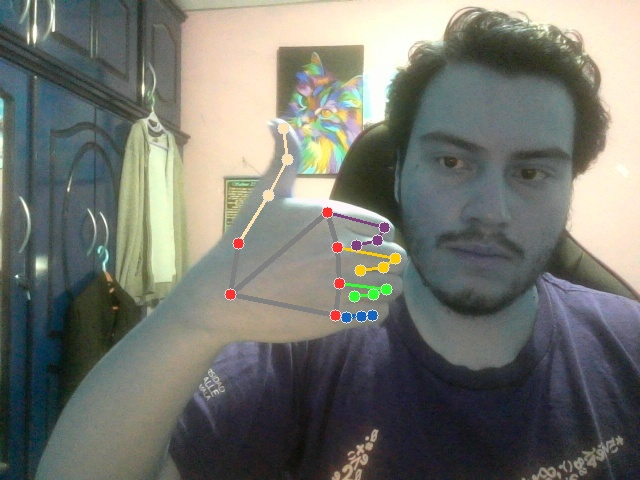
#> input picture Data_processing/Examples of Data Processing/data_pros/A/114.jpg, 640 x 480 px, given in place of the camera
$ jupyter execute --allow-errors size_detection.ipynb
#> lines starting #> are read from the running program, lines starting #| are printed output that depends on the picture; after the words box and inside, x2 and y2 are one past the last pixel; in counts of white or black regions, pixels touching at a corner belong together
[cell 1]
from scipy.spatial.distance import euclidean
from imutils import perspective
from imutils import contours
import numpy as np
import imutils
import cv2
import time

[cell 2]
# camera Module 0 for integrated webacm (PC camera)
# camera Module 1 for GoPro camera

[cell 3]
cap = cv2.VideoCapture(2)
while cap.isOpened():
    ret, frame = cap.read()
#> frame is the input picture: shape (480, 640, 3); mean B, G, R 110.8, 117.9, 116.1
    if frame is None:
        print("maiu")
    else:
        cv2.imshow("final_result" , frame)
        if cv2.waitKey(1) & 0xFF == ord('q'):
#> (key q is pressed here)
            break
cap.release()
cv2.destroyAllWindows()

[cell 4]
cap = cv2.VideoCapture(1)
time.sleep(10)
while cap.isOpened():
    ret, frame = cap.read()
    if frame is None:
        print("Failed")
    else:
        gray_image = cv2.cvtColor(frame, cv2.COLOR_BGR2GRAY)
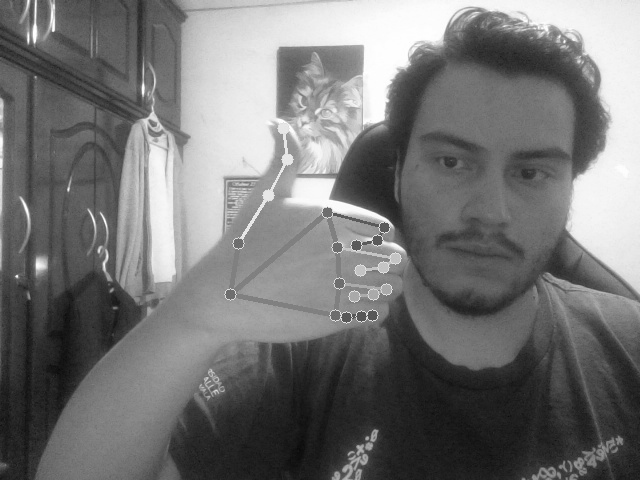
#> gray_image: shape (480, 640); min 8, max 255, mean 116.5
        blured_image = cv2.GaussianBlur(gray_image, (15, 15), 0)
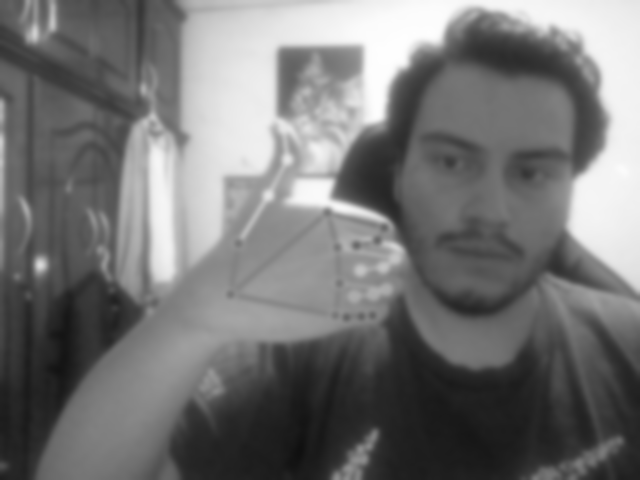
#> blured_image: shape (480, 640); min 15, max 254, mean 116.5
        edged = cv2.Canny(blured_image, 50, 100)
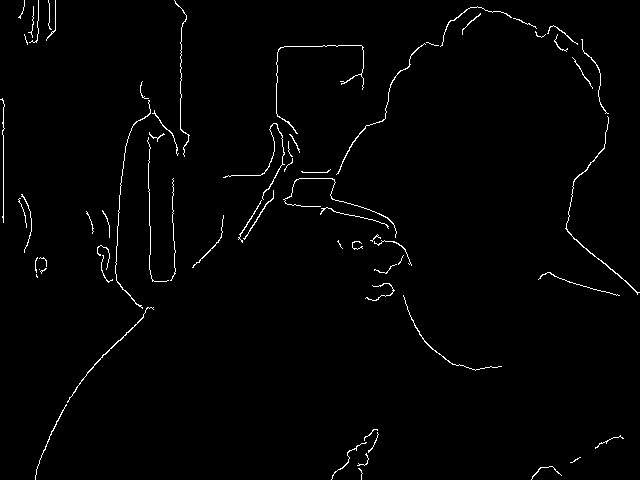
#> edged: shape (480, 640); 1.4% white in thin lines or dots
        edged = cv2.dilate(edged, None, iterations=1)
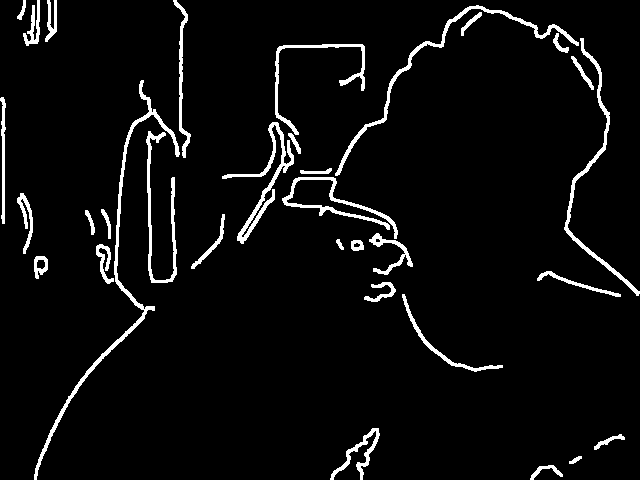
#> edged: shape (480, 640); 4.8% white; 33 white regions, largest, box (x1, y1, x2, y2) and area: (34, 80, 180, 480) 1971, (335, 5, 579, 176) 1399, (222, 122, 294, 244) 1250
        edged = cv2.erode(edged, None, iterations=1)
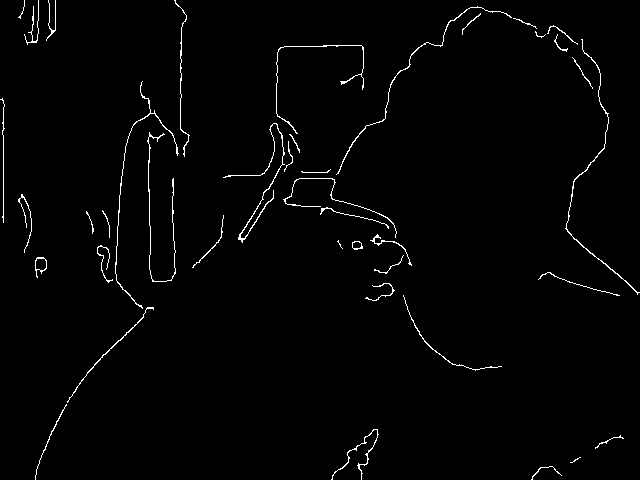
#> edged: shape (480, 640); 1.5% white in thin lines or dots
        cnts = cv2.findContours(edged.copy(), cv2.RETR_EXTERNAL, cv2.CHAIN_APPROX_SIMPLE)
#> cnts = 41 contours, 26 with area under 20; largest, box (x1, y1, x2, y2) and area: (35, 257, 47, 278) 136, (565, 39, 640, 295) 107, (223, 123, 285, 243) 99, (336, 6, 512, 175) 76, (115, 81, 179, 309) 74
        if len(cnts[0]) > 0:
            cnts = imutils.grab_contours(cnts)
            (cnts, _) = contours.sort_contours(cnts)
            cnts = [x for x in cnts if cv2.contourArea(x) > 100]
#> cnts = 2 contours; box (x1, y1, x2, y2) and area: (35, 257, 47, 278) 136, (565, 39, 640, 295) 107
            cv2.drawContours(frame, cnts, -1, (0,255,0), 3)
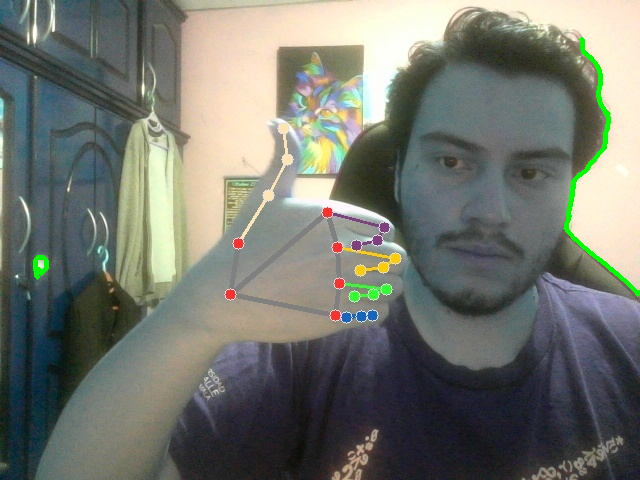
#> frame: shape (480, 640, 3); 0.56% of pixels changed, all inside (x1, y1, x2, y2) = (33, 37, 640, 297)
            if len(cnts) > 0:
                ref_object = cnts[0]
#> ref_object = contour of 23 points, box (x1, y1, x2, y2) (35, 257, 47, 278), area 136
                box = cv2.minAreaRect(ref_object)
#> box = ((40.5, 267), (20, 11), -90)
                box = cv2.boxPoints(box)
#> box = [[46, 277], [35, 277], [35, 257], [46, 257]]
                box = np.array(box, dtype="int")
                box = perspective.order_points(box)
#> box = [[35, 257], [46, 257], [46, 277], [35, 277]]
                (tl, tr, br, bl) = box
#> tl = [35, 257]; tr = [46, 257]; br = [46, 277]; bl = [35, 277]
                dist_in_pixel = euclidean(tl, tr)
#> dist_in_pixel = 11
                dist_in_cm = 1.5
                pixel_per_cm = dist_in_pixel/dist_in_cm
#> pixel_per_cm = 7.33
                for cnt in cnts:
                    box = cv2.minAreaRect(cnt)
                    box = cv2.boxPoints(box)
                    box = np.array(box, dtype="int")
                    box = perspective.order_points(box)
                    (tl, tr, br, bl) = box
                    cv2.drawContours(frame, [box.astype("int")], -1, (0, 0, 255), 2)
                    mid_pt_horizontal = (tl[0] + int(abs(tr[0] - tl[0])/2), tl[1] + int(abs(tr[1] - tl[1])/2))
                    mid_pt_verticle = (tr[0] + int(abs(tr[0] - br[0])/2), tr[1] + int(abs(tr[1] - br[1])/2))
                    wid = euclidean(tl, tr)/pixel_per_cm
                    ht = euclidean(tr, br)/pixel_per_cm
                    cv2.putText(frame, "{:.1f}cm".format(wid), (int(mid_pt_horizontal[0] - 15), int(mid_pt_horizontal[1] - 10)),
                        cv2.FONT_HERSHEY_SIMPLEX, 0.5, (255, 255, 0), 2)
                    cv2.putText(frame, "{:.1f}cm".format(ht), (int(mid_pt_verticle[0] + 10), int(mid_pt_verticle[1])),
                        cv2.FONT_HERSHEY_SIMPLEX, 0.5, (255, 255, 0), 2)
#> this loop made 2 passes
#> (tl, tr, br, bl, mid_pt_horizontal, mid_pt_verticle, wid, ht) on passes 1 to 2: ([35, 257], [46, 257], [46, 277], [35, 277], (40, 257), (46, 267), 1.5, 2.73), ([533, 47], [594, 36], [639, 293], [578, 304], (563, 52), (616, 164), 8.45, 35.58)
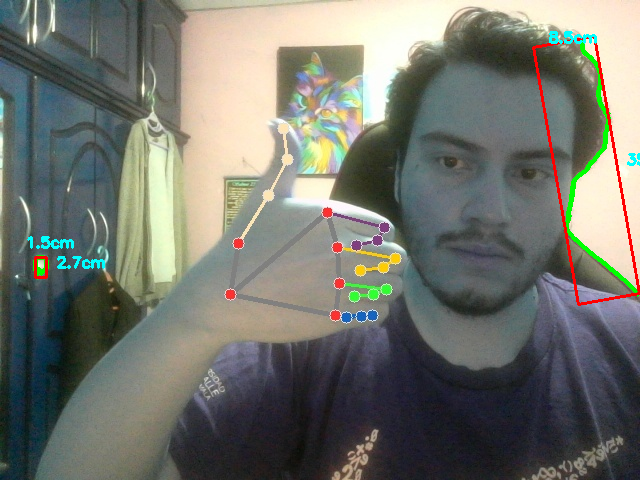
#> frame: shape (480, 640, 3); 0.98% of pixels changed, all inside (x1, y1, x2, y2) = (27, 31, 640, 306)
                cv2.imshow("final_result" , frame)
    if cv2.waitKey(1) & 0xFF == ord('q'):
#> (key q is pressed here)
        break

cap.release()
cv2.destroyAllWindows()

[cell 5]
img_path = "example_02.jpg"

# Read image and preprocess
image = cv2.imread(img_path)
cv2.imshow("image_loaded" , image)
cv2.waitKey(0)
cv2.destroyAllWindows()

#> (a cell that did not finish here is left out)

[cell 7]
blured_image = cv2.GaussianBlur(gray_image, (15, 15), 0) #gaussianBlur only admits odd numbers (as bigger the number, more blur added to the image)
cv2.imshow("image_blured" , blured_image)
cv2.waitKey(0)
cv2.destroyAllWindows()

[cell 8]
edged = cv2.Canny(blured_image, 50, 100)
cv2.imshow("image_edged" , edged)
cv2.waitKey(0)
cv2.destroyAllWindows()

[cell 9]
edged = cv2.dilate(edged, None, iterations=1)
cv2.imshow("image_edged_2" , edged)
cv2.waitKey(0)
cv2.destroyAllWindows()

[cell 10]
edged = cv2.erode(edged, None, iterations=1)
cv2.imshow("image_edged_3" , edged)
cv2.waitKey(0)
cv2.destroyAllWindows()

[cell 11]
cnts = cv2.findContours(edged.copy(), cv2.RETR_EXTERNAL, cv2.CHAIN_APPROX_SIMPLE)
#> cnts = 41 contours, 26 with area under 20; largest, box (x1, y1, x2, y2) and area: (35, 257, 47, 278) 136, (565, 39, 640, 295) 107, (223, 123, 285, 243) 99, (336, 6, 512, 175) 76, (115, 81, 179, 309) 74

[cell 12]
# Find contours
cnts = cv2.findContours(edged.copy(), cv2.RETR_EXTERNAL, cv2.CHAIN_APPROX_SIMPLE)
cnts = imutils.grab_contours(cnts)

[cell 13]
# Sort contours from left to right as leftmost contour is reference object
(cnts, _) = contours.sort_contours(cnts)

[cell 14]
# Remove contours which are not large enough
cnts = [x for x in cnts if cv2.contourArea(x) > 100]
#> cnts = 2 contours; box (x1, y1, x2, y2) and area: (35, 257, 47, 278) 136, (565, 39, 640, 295) 107

[cell 15]
cv2.drawContours(image, cnts, -1, (0,255,0), 3)

[cell 16]
# Reference object dimensions
# Here for reference I have used a 2cm x 2cm square
ref_object = cnts[0]
box = cv2.minAreaRect(ref_object)
#> box = ((40.5, 267), (20, 11), -90)
box = cv2.boxPoints(box)
#> box = [[46, 277], [35, 277], [35, 257], [46, 257]]
box = np.array(box, dtype="int")
box = perspective.order_points(box)
#> box = [[35, 257], [46, 257], [46, 277], [35, 277]]
(tl, tr, br, bl) = box
#> tl = [35, 257]; tr = [46, 257]; br = [46, 277]; bl = [35, 277]
dist_in_pixel = euclidean(tl, tr)
dist_in_cm = 2
pixel_per_cm = dist_in_pixel/dist_in_cm
#> pixel_per_cm = 5.5

[cell 17]
# Draw remaining contours
for cnt in cnts:
	box = cv2.minAreaRect(cnt)
	box = cv2.boxPoints(box)
	box = np.array(box, dtype="int")
	box = perspective.order_points(box)
	(tl, tr, br, bl) = box
	cv2.drawContours(image, [box.astype("int")], -1, (0, 0, 255), 2)
	mid_pt_horizontal = (tl[0] + int(abs(tr[0] - tl[0])/2), tl[1] + int(abs(tr[1] - tl[1])/2))
	mid_pt_verticle = (tr[0] + int(abs(tr[0] - br[0])/2), tr[1] + int(abs(tr[1] - br[1])/2))
	wid = euclidean(tl, tr)/pixel_per_cm
	ht = euclidean(tr, br)/pixel_per_cm
	cv2.putText(image, "{:.1f}cm".format(wid), (int(mid_pt_horizontal[0] - 15), int(mid_pt_horizontal[1] - 10)),
		cv2.FONT_HERSHEY_SIMPLEX, 0.5, (255, 255, 0), 2)
	cv2.putText(image, "{:.1f}cm".format(ht), (int(mid_pt_verticle[0] + 10), int(mid_pt_verticle[1])),
		cv2.FONT_HERSHEY_SIMPLEX, 0.5, (255, 255, 0), 2)
#> this loop made 2 passes
#> (tl, tr, br, bl, mid_pt_horizontal, mid_pt_verticle, wid, ht) on passes 1 to 2: ([35, 257], [46, 257], [46, 277], [35, 277], (40, 257), (46, 267), 2, 3.64), ([533, 47], [594, 36], [639, 293], [578, 304], (563, 52), (616, 164), 11.27, 47.44)
